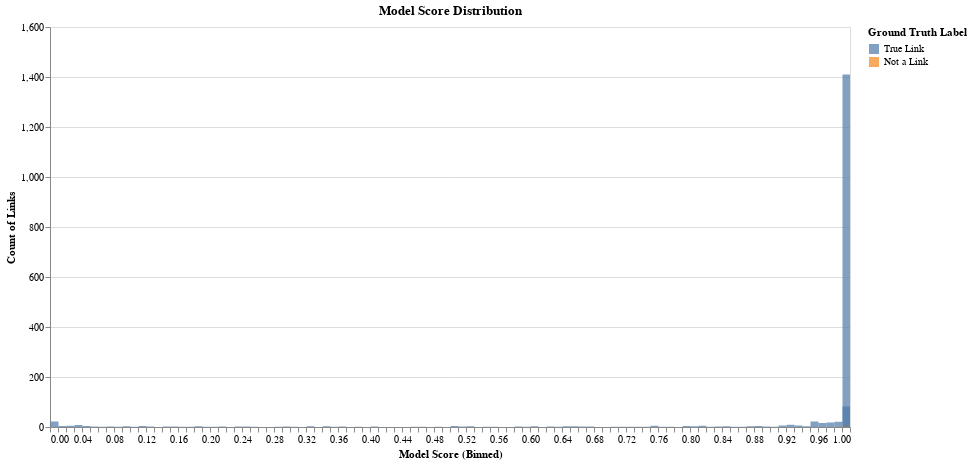

Source (notebook cell):
### Code cell
tutorial.plot_model_score_distribution(df_predictions)

### Figure 1 — Vega-Lite specification as saved in the notebook (floating-point values rounded to 4 significant figures)
{"config": {"view": {"continuousWidth": 400, "continuousHeight": 300}}, "data": {"name": "data-b917ae68417b4dc9329f8be9b440db2c"}, "mark": {"type": "bar", "binSpacing": 0, "opacity": 0.7}, "encoding": {"color": {"type": "nominal", "field": "ground_truth", "legend": {"title": "Ground Truth Label"}, "scale": {"domain": ["True Link", "Not a Link"], "scheme": "tableau10"}}, "opacity": {"condition": {"value": 0.7, "selection": "selector001"}, "value": 0.2}, "tooltip": [{"type": "quantitative", "field": "model_score", "title": "Model Score"}, {"type": "nominal", "field": "ground_truth", "title": "Ground Truth"}, {"type": "quantitative", "field": "count", "title": "Count of Links"}], "x": {"type": "quantitative", "axis": {"tickCount": 5, "title": "Model Score (Binned)"}, "bin": {"extent": [0, 1], "step": 0.01}, "field": "model_score"}, "y": {"type": "quantitative", "axis": {"title": "Count of Links"}, "field": "count", "stack": null}}, "height": 400, "selection": {"selector001": {"type": "multi", "fields": ["ground_truth"], "bind": "legend"}, "selector002": {"type": "interval", "bind": "scales", "encodings": ["x", "y"]}}, "title": "Model Score Distribution", "width": 800, "$schema": "https://vega.github.io/schema/vega-lite/v4.8.1.json", "datasets": {"data-b917ae68417b4dc9329f8be9b440db2c": [{"model_score": 0.0, "ground_truth": "True Link", "count": 22}, {"model_score": 0.01, "ground_truth": "True Link", "count": 4}, {"model_score": 0.02, "ground_truth": "True Link", "count": 5}, {"model_score": 0.03, "ground_truth": "True Link", "count": 8}, {"model_score": 0.04, "ground_truth": "True Link", "count": 4}, {"model_score": 0.05, "ground_truth": "True Link", "count": 2}, {"model_score": 0.06, "ground_truth": "True Link", "count": 1}, {"model_score": 0.07, "ground_truth": "True Link", "count": 2}, {"model_score": 0.08, "ground_truth": "True Link", "count": 1}, {"model_score": 0.09, "ground_truth": "True Link", "count": 3}, {"model_score": 0.1, "ground_truth": "True Link", "count": 1}, {"model_score": 0.11, "ground_truth": "True Link", "count": 4}, {"model_score": 0.12, "ground_truth": "True Link", "count": 2}, {"model_score": 0.14, "ground_truth": "True Link", "count": 2}, {"model_score": 0.15, "ground_truth": "True Link", "count": 2}, {"model_score": 0.16, "ground_truth": "True Link", "count": 1}, {"model_score": 0.17, "ground_truth": "True Link", "count": 1}, {"model_score": 0.18, "ground_truth": "True Link", "count": 3}, {"model_score": 0.19, "ground_truth": "True Link", "count": 1}, {"model_score": 0.2, "ground_truth": "True Link", "count": 1}, {"model_score": 0.21, "ground_truth": "True Link", "count": 2}, {"model_score": 0.23, "ground_truth": "True Link", "count": 2}, {"model_score": 0.24, "ground_truth": "True Link", "count": 2}, {"model_score": 0.25, "ground_truth": "True Link", "count": 1}, {"model_score": 0.28, "ground_truth": "True Link", "count": 1}, {"model_score": 0.29, "ground_truth": "True Link", "count": 2}, {"model_score": 0.3, "ground_truth": "True Link", "count": 1}, {"model_score": 0.32, "ground_truth": "True Link", "count": 3}, {"model_score": 0.34, "ground_truth": "True Link", "count": 3}, {"model_score": 0.35, "ground_truth": "True Link", "count": 1}, {"model_score": 0.36, "ground_truth": "True Link", "count": 2}, {"model_score": 0.38, "ground_truth": "True Link", "count": 1}, {"model_score": 0.4, "ground_truth": "True Link", "count": 2}, {"model_score": 0.45, "ground_truth": "True Link", "count": 1}, {"model_score": 0.46, "ground_truth": "True Link", "count": 1}, {"model_score": 0.48, "ground_truth": "True Link", "count": 1}, {"model_score": 0.5, "ground_truth": "True Link", "count": 4}, {"model_score": 0.51, "ground_truth": "True Link", "count": 2}, {"model_score": 0.52, "ground_truth": "True Link", "count": 3}, {"model_score": 0.54, "ground_truth": "True Link", "count": 1}, {"model_score": 0.55, "ground_truth": "True Link", "count": 1}, {"model_score": 0.58, "ground_truth": "True Link", "count": 2}, {"model_score": 0.59, "ground_truth": "True Link", "count": 1}, {"model_score": 0.6, "ground_truth": "True Link", "count": 3}, {"model_score": 0.62, "ground_truth": "True Link", "count": 2}, {"model_score": 0.63, "ground_truth": "True Link", "count": 1}, {"model_score": 0.64, "ground_truth": "True Link", "count": 3}, {"model_score": 0.65, "ground_truth": "True Link", "count": 3}, {"model_score": 0.66, "ground_truth": "True Link", "count": 2}, {"model_score": 0.67, "ground_truth": "True Link", "count": 2}, {"model_score": 0.7, "ground_truth": "True Link", "count": 1}, {"model_score": 0.71, "ground_truth": "True Link", "count": 1}, {"model_score": 0.72, "ground_truth": "True Link", "count": 1}, {"model_score": 0.73, "ground_truth": "True Link", "count": 1}, {"model_score": 0.74, "ground_truth": "True Link", "count": 1}, {"model_score": 0.75, "ground_truth": "True Link", "count": 5}, {"model_score": 0.76, "ground_truth": "True Link", "count": 1}, {"model_score": 0.77, "ground_truth": "True Link", "count": 1}, {"model_score": 0.79, "ground_truth": "True Link", "count": 4}, {"model_score": 0.8, "ground_truth": "True Link", "count": 3}, {"model_score": 0.81, "ground_truth": "True Link", "count": 5}, {"model_score": 0.82, "ground_truth": "True Link", "count": 1}, {"model_score": 0.83, "ground_truth": "True Link", "count": 2}, {"model_score": 0.84, "ground_truth": "True Link", "count": 3}, {"model_score": 0.85, "ground_truth": "True Link", "count": 1}, {"model_score": 0.86, "ground_truth": "True Link", "count": 1}, {"model_score": 0.87, "ground_truth": "True Link", "count": 3}, {"model_score": 0.88, "ground_truth": "True Link", "count": 4}, {"model_score": 0.89, "ground_truth": "True Link", "count": 2}, {"model_score": 0.9, "ground_truth": "True Link", "count": 1}, {"model_score": 0.91, "ground_truth": "True Link", "count": 6}, {"model_score": 0.92, "ground_truth": "True Link", "count": 9}, {"model_score": 0.93, "ground_truth": "True Link", "count": 6}, {"model_score": 0.94, "ground_truth": "True Link", "count": 3}, {"model_score": 0.95, "ground_truth": "True Link", "count": 22}, {"model_score": 0.96, "ground_truth": "True Link", "count": 16}, {"model_score": 0.97, "ground_truth": "True Link", "count": 18}, {"model_score": 0.98, "ground_truth": "True Link", "count": 21}, {"model_score": 0.99, "ground_truth": "True Link", "count": 82}, {"model_score": 1.0, "ground_truth": "Not a Link", "count": 7}, {"model_score": 1.0, "ground_truth": "True Link", "count": 1410}]}}
